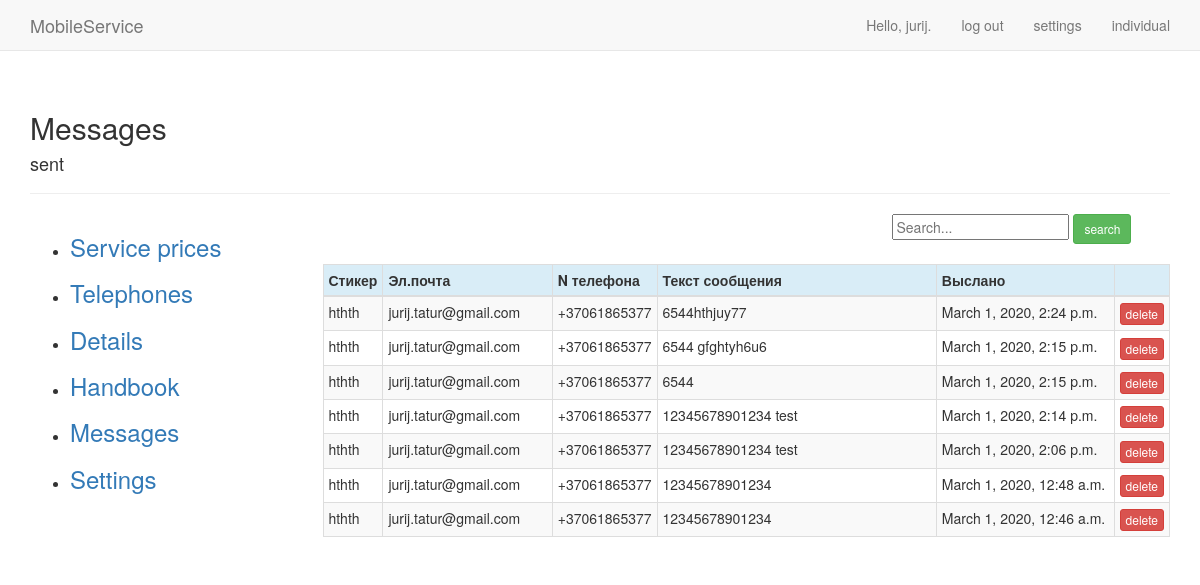
The app's page /send_email/send_messages_all (signed in) with its own data.
### send_email/models.py (models this page shows)
class Send_message(models.Model):
    send_message_start = models.CharField(max_length=5)
    send_message_finish = models.CharField(max_length=5)
    send_message_text = models.TextField()
    send_message_email = models.EmailField(max_length=254)
    send_message_number_tel = models.CharField(max_length=20)
    send_message_sticker = models.CharField(max_length=5)
    send_message_price = models.CharField(max_length=5)
    send_message_date = models.DateTimeField(auto_now_add=True)
    owner = models.ForeignKey(User, on_delete=models.CASCADE)

### send_email/views.py (the view)
# urls.py: path('send_messages_all', views.send_messages_all, name='send_messages_all'),
@login_required
def send_messages_all(request):
    send_messages_all = Send_message.objects.filter(owner=request.user).order_by('-id')
    context = {'send_messages_all': send_messages_all}
    return render(request, 'send_email/send_messages_all.html', context)

### send_email/templates/send_email/send_messages_all.html (shortened to what this page needs)
{% extends "mobile/base_1.html" %}
{% load bootstrap3 %}
{% block header %}
  <h2>Messages</h2><h4>sent</h4>
{% endblock header %}
{% block content %}
  <div class="row">
      <div class="col-sm-offset-8">
        <form action="{% url 'send_email:send_messages_all_search' %}" method="get" autocomplete="off" >
          <input name="q" type="text" placeholder="Search...">
          <button type="submit" class="btn btn-success btn-sm">search</button>
        </form>
      </div>
    </div>
  <div class="row">
    <div class="col-xs-12 col-sm-8">
    </div>
  </div>
  <table class="table table-striped table-bordered table-condensed table-hover">
    <thead>
      <tr class="info">
        <th style="width:4%">Стикер</th>
        <th style="width:20%">Эл.почта</th>
        <th style="width:12%">N телефона</th>
        <th>Текст сообщения</th>
        <th style="width:21%">Выслано</th>
        <th style="width:4%"></th>
      </tr>
    </thead>
    <tbody>
      {% for send_message_all in send_messages_all %}
        <tr>
          <td>{{send_message_all.send_message_sticker}}</td>
          <td>{{send_message_all.send_message_email}}</td>
          <td>{{send_message_all.send_message_number_tel}}</td>
          <td>{{send_message_all.send_message_text}}</td>
          <td>{{send_message_all.send_message_date}}</td>
          <td><a href="{% url 'send_email:send_messages_all_delete' send_message_all.id %}" class="btn btn-danger btn-xs">
            delete</a></td>
        </tr>
      {% endfor %}
     </tbody>
  </table>
{% endblock content %}

### mobile/templates/mobile/base_1.html (shortened to what this page needs)
{% load bootstrap3 %}
<!DOCTYPE html>
<html lang="en">
  <head>
    {% bootstrap_css %}
  </head>
  <body>
    <nav class="navbar navbar-default navbar-static-top">
      <div class="container">
        <div class="navbar-header">
          <a class="navbar-brand" href="{% url 'mobile:index' %}">
              MobileService</a>
        </div>
        <div id="navbar" class="navbar-collapse collapse">
          <ul class="nav navbar-nav navbar-right">
            {% if user.is_authenticated %}
              <li><a>Hello, {{ user.username }}.</a></li>
              <li><a href="{% url 'users:logout' %}">log out</a></li>
              <li><a href="{% url 'send_email:settings_common' %}">settings</a></li>
              <li><a href="{% url 'users:individual' %}">individual</a></li>
            {% else %}
              <li><a href="{% url 'users:register' %}">register</a></li>
              <li><a href="{% url 'users:login' %}">log in</a></li>
            {% endif %}
          </ul>
        </div>
      </div>
    </nav>
    <div class="container">
      <div class="page-header">
        {% block header %}{% endblock header %}
        </div>
      <div class="row">
        <div class="col-xs-12 col-sm-3">
          <ul class="rounded">
            <li><a href="{% url 'users:service_prices' %}"><h3>Service prices</h3></a></li>
            <li><a href="{% url 'mobile:telephones' %}"><h3>Telephones</h3></a></li>
            <li><a href="{% url 'users:details' %}"><h3>Details</h3></a></li>
            <li><a href="{% url 'users:handbook' %}"><h3>Handbook</h3></a></li>
            <li><a href="{% url 'send_email:messages' %}"><h3>Messages</h3></li>
            <li><a href="{% url 'send_email:settings_common' %}"><h3>Settings</h3></a></li>
          </ul>
        </div>
        <div class="col-xs-12 col-sm-9">
          <div>
           {% block content %}{% endblock content %}
          </div>
        </div>
    </div>
  </body>
</html>

### records on screen
Send_message: send_message_sticker "hthth", send_message_email "jurij.tatur@gmail.com", send_message_number_tel "+37061865377", send_message_text "6544hthjuy77", send_message_date "March 1, 2020, 2:24 p.m."
Send_message: send_message_sticker "hthth", send_message_email "jurij.tatur@gmail.com", send_message_number_tel "+37061865377", send_message_text "6544 gfghtyh6u6", send_message_date "March 1, 2020, 2:15 p.m."
Send_message: send_message_sticker "hthth", send_message_email "jurij.tatur@gmail.com", send_message_number_tel "+37061865377", send_message_text "6544", send_message_date "March 1, 2020, 2:15 p.m."
Send_message: send_message_sticker "hthth", send_message_email "jurij.tatur@gmail.com", send_message_number_tel "+37061865377", send_message_text "12345678901234 test", send_message_date "March 1, 2020, 2:14 p.m."
Send_message: send_message_sticker "hthth", send_message_email "jurij.tatur@gmail.com", send_message_number_tel "+37061865377", send_message_text "12345678901234 test", send_message_date "March 1, 2020, 2:06 p.m."
Send_message: send_message_sticker "hthth", send_message_email "jurij.tatur@gmail.com", send_message_number_tel "+37061865377", send_message_text "12345678901234", send_message_date "March 1, 2020, 12:48 a.m."
Send_message: send_message_sticker "hthth", send_message_email "jurij.tatur@gmail.com", send_message_number_tel "+37061865377", send_message_text "12345678901234", send_message_date "March 1, 2020, 12:46 a.m."

### other values on screen
{{ user.username }} "jurij"
